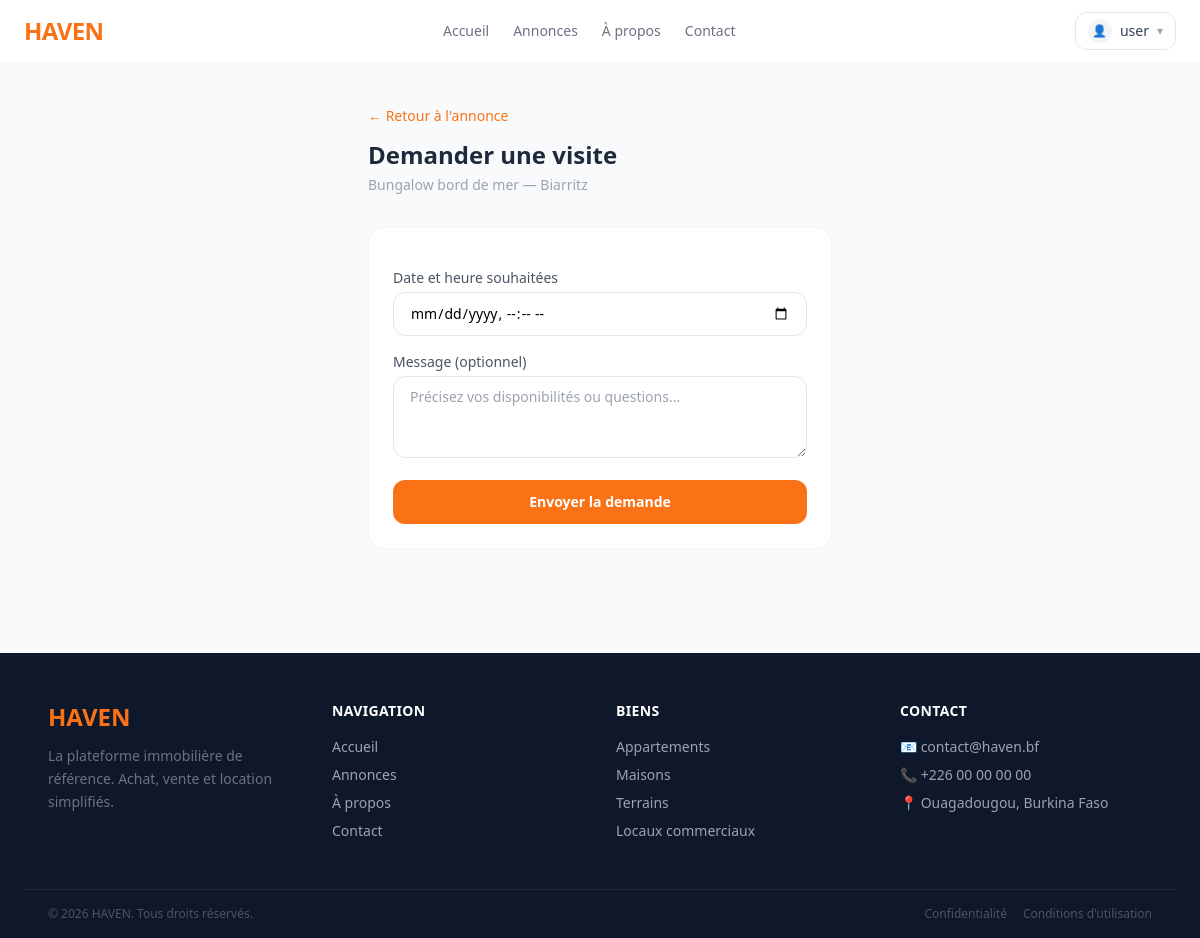
Page /listings/21/visit/ (signed in) on the committed database.
### apps/accounts/models.py (models this page shows, shortened)
class User(AbstractUser):
    profile = models.ImageField(upload_to='profile/',blank=True,null=True)

### apps/listings/models.py (models this page shows, shortened)
class Listing(models.Model):
    STATUS = [
        ('En vente', 'En vente'),
        ('A louer', 'A louer'),
        ('Vendu', 'Vendu'),
        ('Loué', 'Loué'),
    ]
    TYPES = [
        ('Appartement', 'Appartement'),
        ('Maison', 'Maison'),
        ('Local commercial', 'Local commercial'),
        ('Terrain', 'Terrain'),
    ]
    user = models.ForeignKey(settings.AUTH_USER_MODEL,
                            on_delete=models.CASCADE)
    title = models.CharField(max_length=255)
    description = models.TextField()
    property_type = models.CharField(max_length=20, choices=TYPES)
    status = models.CharField(max_length=20, choices=STATUS)
    price = models.DecimalField(max_digits=14,decimal_places=2)
    bathrooms = models.IntegerField()
    bedrooms = models.IntegerField()
    is_available = models.BooleanField(default=True)
    city = models.CharField(max_length=255)
    longitude = models.DecimalField(max_digits=9, decimal_places=6)
    latitude = models.DecimalField(max_digits=9, decimal_places=6)
    created_at = models.DateTimeField(auto_now_add=True)
    area = models.DecimalField(max_digits=8, decimal_places=2, null=True, blank=True)
    class Meta:
        ordering = ['-created_at']

### apps/visits/views.py (the view)
# urls.py: path('listings/<int:pk>/visit/', views.request_visit, name='request_visit'),
@login_required
def request_visit(request, pk):
    listing = get_object_or_404(Listing, pk=pk)
    if listing.user == request.user:
        return redirect('listing_detail', pk=pk)
    if request.method == 'POST':
        form = VisitForm(request.POST)
        if form.is_valid():
            visit = form.save(commit=False)
            visit.listing = listing
            visit.sender = request.user
            visit.receiver = listing.user
            visit.save()
            return redirect('listing-detail', id=pk)
    else:
        form = VisitForm()
    return render(request, 'visits/request.html', {
        'form': form,
        'listing': listing,
    })

### apps/visits/forms.py
class VisitForm(forms.ModelForm):
    class Meta:
        model = Visit
        fields = ['date', 'message']
        widgets = {
            'date': forms.DateTimeInput(attrs={'type': 'datetime-local'}),
            'message': forms.Textarea(attrs={'rows': 3}),
        }

### templates/visits/request.html (shortened to what this page needs)
{% extends 'base.html' %}
{% block content %}
<div class="max-w-lg mx-auto px-6 py-10">
    <div class="mb-8">
        <a href="{% url 'listing-detail' listing.id %}" class="text-sm text-orange-500 hover:underline">← Retour à l'annonce</a>
        <h1 class="text-2xl font-bold text-slate-800 mt-3">Demander une visite</h1>
        <p class="text-sm text-gray-400 mt-1">{{ listing.title }} — {{ listing.city }}</p>
    </div>
    <div class="bg-white border border-gray-100 rounded-2xl p-6">
        <form method="post" class="space-y-4">
            <div>
                <label class="block text-sm font-medium text-gray-600 mb-1">Date et heure souhaitées</label>
                <input type="datetime-local" name="date"
                       class="w-full border border-gray-200 rounded-xl px-4 py-2.5 text-sm focus:outline-none focus:ring-2 focus:ring-orange-400">
            </div>
            <div>
                <label class="block text-sm font-medium text-gray-600 mb-1">Message (optionnel)</label>
                <textarea name="message" rows="3" placeholder="Précisez vos disponibilités ou questions..."
                          class="w-full border border-gray-200 rounded-xl px-4 py-2.5 text-sm focus:outline-none focus:ring-2 focus:ring-orange-400"></textarea>
            </div>
            <button type="submit"
                    class="w-full bg-orange-500 hover:bg-orange-600 text-white font-semibold py-3 rounded-xl text-sm transition-colors">
                Envoyer la demande
            </button>
        </form>
    </div>
</div>
{% endblock %}

### templates/base.html (shortened to what this page needs)
<!DOCTYPE html>
<html lang="fr">
<head>
    <script src="https://cdn.tailwindcss.com"></script>
</head>
<body class="bg-gray-50 font-sans">
    <nav class="bg-white border-b border-gray-100 px-6 py-3 flex items-center justify-between sticky top-0 z-50">
        <a href="{% url 'home' %}" class="text-2xl font-bold text-orange-500 tracking-tight">HAVEN</a>
        <div class="flex gap-6 text-sm font-medium text-gray-500">
            <a href="{% url 'home' %}" class="hover:text-orange-500 {% if request.resolver_match.url_name == 'home' %}text-orange-500{% endif %}">Accueil</a>
            <a href="{% url 'search' %}" class="hover:text-orange-500 {% if request.resolver_match.url_name == 'search' %}text-orange-500{% endif %}">Annonces</a>
            <a href="{% url 'about' %}" class="hover:text-orange-500">À propos</a>
            <a href="{% url 'contact' %}" class="hover:text-orange-500">Contact</a>
        </div>
        <div class="flex items-center gap-3">
            {% if request.user.is_authenticated %}
                <div class="relative" x-data="{ open: false }">
                    <button @click="open = !open"
                            class="flex items-center gap-2 border border-gray-200 rounded-xl px-3 py-1.5 hover:border-orange-400 transition-colors">
                        <div class="w-6 h-6 rounded-full overflow-hidden bg-gray-100">
                            {% if request.user.avatar %}
                                <img src="{{ request.user.avatar.url }}" class="w-full h-full object-cover">
                            {% else %}
                                <span class="w-full h-full flex items-center justify-center text-xs">👤</span>
                            {% endif %}
                        </div>
                        <span class="text-sm font-medium text-slate-700">{{ request.user.username }}</span>
                        <span class="text-gray-400 text-xs">▾</span>
                    </button>
                </div>
            {% endif %}
        </div>
    </nav>
    {% block content %}{% endblock %}
    <footer class="bg-slate-900 text-gray-400 mt-16">
    <div class="max-w-6xl mx-auto px-6 py-12 grid grid-cols-1 md:grid-cols-4 gap-8">
        <div class="col-span-1">
            <p class="text-2xl font-bold text-orange-500 mb-3">HAVEN</p>
            <p class="text-sm leading-relaxed text-gray-500">
                La plateforme immobilière de référence. Achat, vente et location simplifiés.
            </p>
        </div>
        <div>
            <p class="text-white text-sm font-semibold mb-4 uppercase tracking-wide">Navigation</p>
            <ul class="space-y-2 text-sm">
                <li><a href="{% url 'home' %}" class="hover:text-orange-400 transition-colors">Accueil</a></li>
                <li><a href="{% url 'search' %}" class="hover:text-orange-400 transition-colors">Annonces</a></li>
                <li><a href="{% url 'about' %}" class="hover:text-orange-500">À propos</a></li>
                <li><a href="{% url 'contact' %}" class="hover:text-orange-500">Contact</a></li>
            </ul>
        </div>
        <div>
            <p class="text-white text-sm font-semibold mb-4 uppercase tracking-wide">Biens</p>
            <ul class="space-y-2 text-sm">
                <li><a href="{% url 'search' %}?property_type=Appartement" class="hover:text-orange-400 transition-colors">Appartements</a></li>
                <li><a href="{% url 'search' %}?property_type=Maison" class="hover:text-orange-400 transition-colors">Maisons</a></li>
                <li><a href="{% url 'search' %}?property_type=Terrain" class="hover:text-orange-400 transition-colors">Terrains</a></li>
                <li><a href="{% url 'search' %}?property_type=Local+commercial" class="hover:text-orange-400 transition-colors">Locaux commerciaux</a></li>
            </ul>
        </div>
        <div>
            <p class="text-white text-sm font-semibold mb-4 uppercase tracking-wide">Contact</p>
            <ul class="space-y-2 text-sm">
                <li>📧 contact@haven.bf</li>
                <li>📞 +226 00 00 00 00</li>
                <li>📍 Ouagadougou, Burkina Faso</li>
            </ul>
        </div>
    </div>
    <div class="border-t border-slate-800 px-6 py-4 flex flex-col md:flex-row items-center justify-between text-xs text-gray-600 max-w-6xl mx-auto">
        <p>© 2026 HAVEN. Tous droits réservés.</p>
        <div class="flex gap-4 mt-2 md:mt-0">
            <a href="#" class="hover:text-orange-400">Confidentialité</a>
            <a href="#" class="hover:text-orange-400">Conditions d'utilisation</a>
        </div>
    </div>
</footer>
</body>
</html>

### rows in the picture
User: user.username "user"
Listing: title "Bungalow bord de mer", city "Biarritz"
